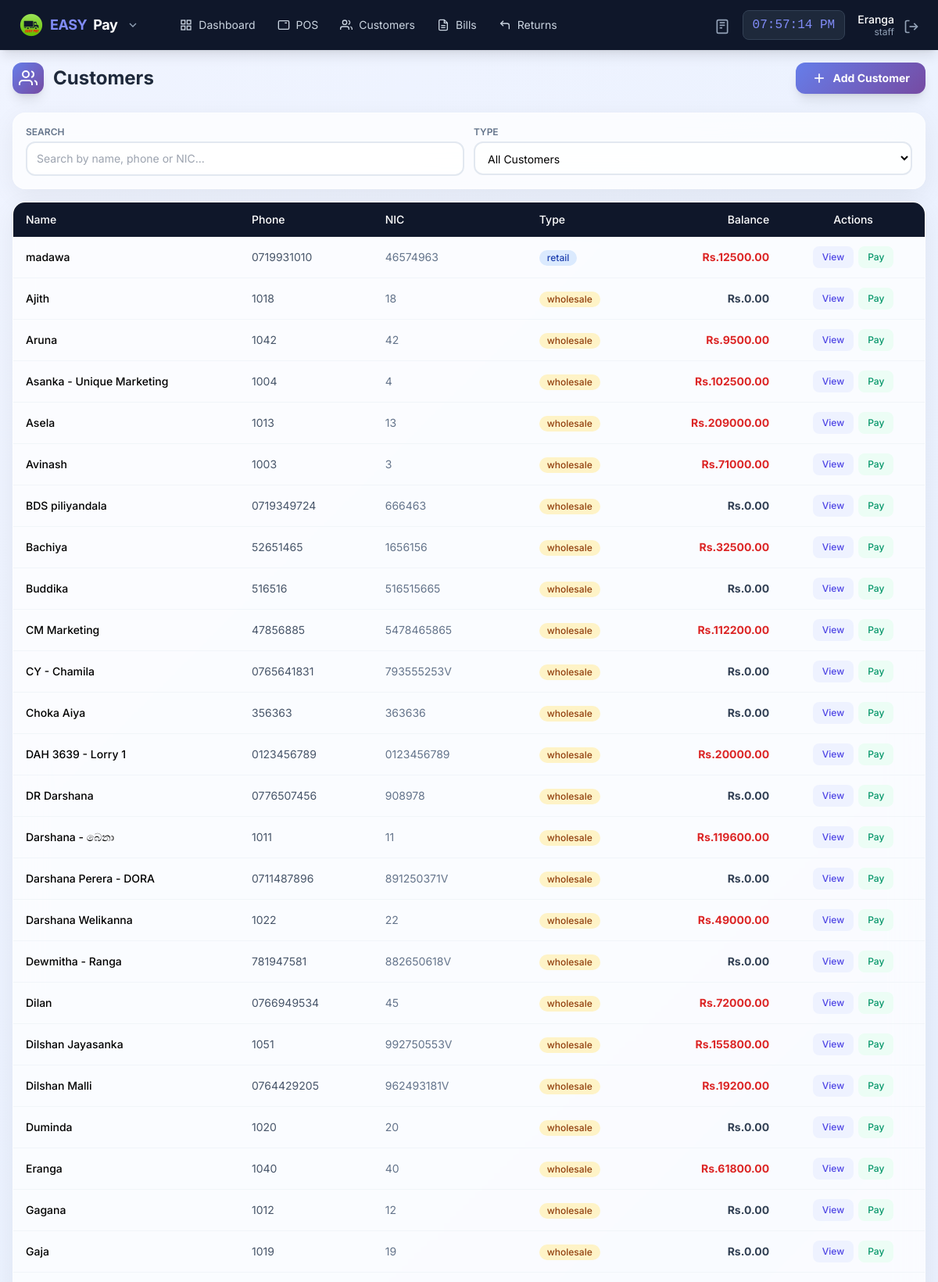
The app's page /customer/list (signed in, upper part) with its own data.
### app/models/user.py (models this page shows, shortened)
class User(UserMixin, db.Model):
    __tablename__ = 'users'
    id = db.Column(db.Integer, primary_key=True)
    username = db.Column(db.String(50), unique=True, nullable=False)
    email = db.Column(db.String(120), unique=True, nullable=False)
    password_hash = db.Column(db.String(255), nullable=False)
    role = db.Column(db.String(20), default='staff')  # owner, manager, staff
    is_active = db.Column(db.Boolean, default=True)
    created_at = db.Column(db.DateTime, default=datetime.now)
    last_login = db.Column(db.DateTime)
    orders = db.relationship('Order', backref='cashier_rel', lazy=True, foreign_keys='Order.user_id')

### app/models/customer.py (models this page shows, shortened)
class Customer(db.Model):
    __tablename__ = 'customers'
    id = db.Column(db.Integer, primary_key=True)
    name = db.Column(db.String(100), nullable=False)
    phone = db.Column(db.String(20), unique=True, nullable=False)
    email = db.Column(db.String(120))
    address = db.Column(db.Text)
    nic = db.Column(db.String(20), unique=True, nullable=False)  # National ID Card - mandatory & unique
    customer_type = db.Column(db.String(20), default='retail')
    balance = db.Column(db.Float, default=0.0)
    total_purchases = db.Column(db.Float, default=0.0)
    total_paid = db.Column(db.Float, default=0.0)
    is_active = db.Column(db.Boolean, default=True)
    notes = db.Column(db.Text)
    created_at = db.Column(db.DateTime, default=datetime.now)
    updated_at = db.Column(db.DateTime, default=datetime.now, onupdate=datetime.now)
    orders = db.relationship('Order', backref='customer_rel', lazy=True)
    payments = db.relationship('Payment', backref='customer_rel', lazy=True)

### app/routes/customer.py (the view)
@customer_bp.route('/list')
@login_required
def list_customers():
    customers = Customer.query.filter_by(is_active=True).order_by(Customer.customer_type, Customer.name).all()
    return render_template('customer/list.html', customers=customers)

### app/models/user.py (called while the page is built)
@login_manager.user_loader
def load_user(user_id):
    return User.query.get(int(user_id))

### app/templates/customer/list.html (shortened to what this page needs)
{% extends "base.html" %}
{% block content %}
<div class="max-w-7xl mx-auto px-2 sm:px-4 py-3 sm:py-4">
    <div class="flex flex-col sm:flex-row justify-between items-start sm:items-center gap-2 sm:gap-3 mb-4 sm:mb-6">
        <h1 class="text-lg sm:text-2xl font-bold text-slate-800 flex items-center gap-2 sm:gap-3">
            <span class="w-8 h-8 sm:w-10 sm:h-10 gradient-indigo rounded-lg sm:rounded-xl flex items-center justify-center shadow-lg flex-shrink-0">
                <svg class="w-4 h-4 sm:w-6 sm:h-6 text-white" viewBox="0 0 24 24" fill="none" stroke="currentColor" stroke-width="2">
                    <path d="M17 21v-2a4 4 0 0 0-4-4H5a4 4 0 0 0-4 4v2"></path>
                    <circle cx="9" cy="7" r="4"></circle>
                    <path d="M23 21v-2a4 4 0 0 0-3-3.87"></path>
                    <path d="M16 3.13a4 4 0 0 1 0 7.75"></path>
                </svg>
            </span>
            <span class="xs:hidden">Customers</span>
        </h1>
        <button onclick="showAddCustomer()" class="gradient-indigo text-white px-3 sm:px-5 py-2 sm:py-2.5 rounded-xl font-bold hover:opacity-90 transition flex items-center gap-1.5 sm:gap-2 shadow-lg text-xs sm:text-sm w-full sm:w-auto justify-center">
            <svg class="w-4 h-4 sm:w-5 sm:h-5" viewBox="0 0 24 24" fill="none" stroke="currentColor" stroke-width="2">
                <line x1="12" y1="5" x2="12" y2="19"></line>
                <line x1="5" y1="12" x2="19" y2="12"></line>
            </svg>
            Add Customer
        </button>
    </div>
    <div class="glass-card rounded-xl sm:rounded-2xl p-3 sm:p-4 mb-3 sm:mb-4">
        <div class="grid grid-cols-1 sm:grid-cols-2 gap-2 sm:gap-3">
            <div>
                <label class="block text-[10px] sm:text-xs font-semibold text-slate-500 uppercase mb-1">Search</label>
                <input type="text" id="custSearch" class="w-full border-2 border-slate-200 rounded-lg sm:rounded-xl px-2 sm:px-3 py-1.5 sm:py-2.5 text-xs sm:text-sm bg-white/80 focus:border-indigo-400 focus:outline-none"
                       placeholder="Search by name, phone or NIC..." onkeyup="filterTable()">
            </div>
            <div>
                <label class="block text-[10px] sm:text-xs font-semibold text-slate-500 uppercase mb-1">Type</label>
                <select id="typeFilter" class="w-full border-2 border-slate-200 rounded-lg sm:rounded-xl px-2 sm:px-3 py-1.5 sm:py-2.5 text-xs sm:text-sm bg-white/80 focus:border-indigo-400 focus:outline-none" onchange="filterTable()">
                    <option value="all">All Customers</option>
                </select>
            </div>
        </div>
    </div>
    <div class="hidden lg:block glass-card rounded-2xl overflow-hidden">
        <div class="overflow-x-auto">
            <table class="w-full text-sm" id="custTable">
                <thead>
                    <tr class="bg-slate-900 text-white">
                        <th class="px-4 py-3 text-left font-medium">Name</th>
                        <th class="px-4 py-3 text-left font-medium">Phone</th>
                        <th class="px-4 py-3 text-left font-medium">NIC</th>
                        <th class="px-4 py-3 text-left font-medium">Type</th>
                        <th class="px-4 py-3 text-right font-medium">Balance</th>
                        <th class="px-4 py-3 text-center font-medium">Actions</th>
                    </tr>
                </thead>
                <tbody class="divide-y divide-slate-100">
                    {% for customer in customers %}
                    <tr class="hover:bg-slate-50 transition customer-row" data-type="{{ customer.customer_type }}">
                        <td class="px-4 py-3 font-medium">{{ customer.name }}</td>
                        <td class="px-4 py-3 text-slate-600">{{ customer.phone }}</td>
                        <td class="px-4 py-3 text-slate-500">{{ customer.nic or '-' }}</td>
                        <td class="px-4 py-3">
                            <span class="inline-flex items-center px-2.5 py-0.5 rounded-full text-xs font-medium {{ 'bg-amber-100 text-amber-800' if customer.customer_type == 'wholesale' else 'bg-blue-100 text-blue-800' }}">
                                {{ customer.customer_type }}
                            </span>
                        </td>
                        <td class="px-4 py-3 text-right font-bold {{ 'text-red-600' if customer.balance > 0 else 'text-slate-700' }}">Rs.{{ "%.2f"|format(customer.balance) }}</td>
                        <td class="px-4 py-3">
                            <div class="flex items-center justify-center gap-1.5">
                                <button onclick="viewCustomer({{ customer.id }})" class="px-3 py-1.5 bg-indigo-50 text-indigo-600 text-xs font-medium rounded-lg hover:bg-indigo-100">View</button>
                                <button onclick="showPayment({{ customer.id }}, '{{ customer.name }}', {{ customer.balance }})" class="px-3 py-1.5 bg-emerald-50 text-emerald-600 text-xs font-medium rounded-lg hover:bg-emerald-100">Pay</button>
                            </div>
                        </td>
                    </tr>
                    {% else %}
                    <tr><td colspan="6" class="px-4 py-8 text-center text-slate-400">No customers found</td></tr>
                    {% endfor %}
                </tbody>
            </table>
        </div>
    </div>
</div>
{% endblock %}

### app/templates/base.html (shortened to what this page needs)
<!DOCTYPE html>
<html lang="en">
<head>
    <script src="https://cdn.tailwindcss.com"></script>
</head>
<body class="bg-slate-100 min-h-screen">
    <nav class="bg-slate-900 text-white shadow-lg fixed top-0 left-0 right-0 z-50">
        <div class="flex justify-between items-center px-4 lg:px-6 h-16">
            <div class="flex items-center gap-6">
                <div class="relative">
                    <button onclick="toggleModeMenu()" class="flex items-center gap-2 text-lg font-bold tracking-tight hover:opacity-80 transition cursor-pointer">
                        <img src="{{ url_for('static', filename='img/easypay-logo.png') }}"
                            alt="EASY PAY"
                            class="w-8 h-8 object-contain">
                        <span class="text-indigo-400">EASY</span>Pay
                        <svg class="w-4 h-4 text-slate-400 ml-1" viewBox="0 0 24 24" fill="none" stroke="currentColor" stroke-width="2">
                            <polyline points="6 9 12 15 18 9"></polyline>
                        </svg>
                    </button>
                </div>
                {% if current_user.is_authenticated %}
                <div class="hidden lg:flex items-center gap-1 ml-4">
                    <a href="{{ url_for('pos.dashboard') }}" class="nav-link px-3 py-2 text-sm text-slate-300 hover:text-white flex items-center gap-2">
                        <svg class="icon-sm" viewBox="0 0 24 24" fill="none" stroke="currentColor" stroke-width="2">
                            <rect x="3" y="3" width="7" height="7"></rect><rect x="14" y="3" width="7" height="7"></rect>
                            <rect x="14" y="14" width="7" height="7"></rect><rect x="3" y="14" width="7" height="7"></rect>
                        </svg>
                        Dashboard
                    </a>
                    <a href="{{ url_for('pos.terminal') }}" class="nav-link px-3 py-2 text-sm text-slate-300 hover:text-white flex items-center gap-2">
                        <svg class="icon-sm" viewBox="0 0 24 24" fill="none" stroke="currentColor" stroke-width="2">
                            <rect x="2" y="4" width="20" height="16" rx="2"></rect>
                            <line x1="6" y1="8" x2="6" y2="8"></line><line x1="10" y1="8" x2="10" y2="8"></line>
                            <line x1="14" y1="8" x2="18" y2="8"></line>
                        </svg>
                        POS
                    </a>
                    <a href="{{ url_for('customer.list_customers') }}" class="nav-link px-3 py-2 text-sm text-slate-300 hover:text-white flex items-center gap-2">
                        <svg class="icon-sm" viewBox="0 0 24 24" fill="none" stroke="currentColor" stroke-width="2">
                            <path d="M17 21v-2a4 4 0 0 0-4-4H5a4 4 0 0 0-4 4v2"></path>
                            <circle cx="9" cy="7" r="4"></circle>
                            <path d="M23 21v-2a4 4 0 0 0-3-3.87"></path>
                            <path d="M16 3.13a4 4 0 0 1 0 7.75"></path>
                        </svg>
                        Customers
                    </a>
                    <a href="{{ url_for('pos.bills') }}" class="nav-link px-3 py-2 text-sm text-slate-300 hover:text-white flex items-center gap-2">
                        <svg class="icon-sm" viewBox="0 0 24 24" fill="none" stroke="currentColor" stroke-width="2">
                            <path d="M14 2H6a2 2 0 0 0-2 2v16a2 2 0 0 0 2 2h12a2 2 0 0 0 2-2V8z"></path>
                            <polyline points="14 2 14 8 20 8"></polyline>
                            <line x1="16" y1="13" x2="8" y2="13"></line><line x1="16" y1="17" x2="8" y2="17"></line>
                        </svg>
                        Bills
                    </a>
                    <a href="{{ url_for('pos.returns') }}" class="nav-link px-3 py-2 text-sm text-slate-300 hover:text-white flex items-center gap-2">
                        <svg class="icon-sm" viewBox="0 0 24 24" fill="none" stroke="currentColor" stroke-width="2">
                            <polyline points="9 14 4 9 9 4"></polyline>
                            <path d="M20 20v-7a4 4 0 0 0-4-4H4"></path>
                        </svg>
                        Returns
                    </a>
                </div>
                {% endif %}
            </div>
            {% if current_user.is_authenticated %}
            <div class="flex items-center gap-4">
                <a href="calc:" class="text-slate-400 hover:text-indigo-400 transition" title="Calculator">
                    <svg class="icon" viewBox="0 0 24 24" fill="none" stroke="currentColor" stroke-width="2">
                        <rect x="4" y="2" width="16" height="20" rx="2"></rect>
                        <line x1="8" y1="6" x2="16" y2="6"></line>
                        <line x1="8" y1="10" x2="16" y2="10"></line>
                        <line x1="8" y1="14" x2="12" y2="14"></line>
                    </svg>
                </a>
                <span id="liveClock" class="hidden sm:block text-base font-mono bg-slate-800 px-3 py-1.5 rounded-lg text-indigo-400 border border-slate-700"></span>
                <div class="flex items-center gap-3">
                    <div class="hidden sm:block text-right">
                        <p class="text-sm font-medium leading-tight">{{ current_user.username|capitalize }}</p>
                        <p class="text-xs text-slate-400 leading-tight">{{ current_user.role }}</p>
                    </div>
                    <a href="{{ url_for('auth.logout') }}" class="text-slate-400 hover:text-red-400 transition" title="Logout">
                        <svg class="icon" viewBox="0 0 24 24" fill="none" stroke="currentColor" stroke-width="2">
                            <path d="M9 21H5a2 2 0 0 1-2-2V5a2 2 0 0 1 2-2h4"></path>
                            <polyline points="16 17 21 12 16 7"></polyline>
                            <line x1="21" y1="12" x2="9" y2="12"></line>
                        </svg>
                    </a>
                </div>
            </div>
            {% endif %}
        </div>
    </nav>
    <div class="pt-16 pb-20 lg:pb-4">
        {% block content %}{% endblock %}
    </div>
</body>
</html>

### app/templates/base.html (style rules this page uses)
body { font-family: 'Inter', system-ui, sans-serif; }
.nav-link { transition: all 0.2s; }
.icon { width: 20px; height: 20px; display: inline-block; vertical-align: middle; }
.icon-sm { width: 16px; height: 16px; }

### app/templates/customer/list.html (style rules this page uses)
body { background: linear-gradient(135deg, #f0f4ff 0%, #e8f0fe 30%, #fdf2f8 70%, #fef3c7 100%); min-height: 100vh; }
.glass-card { background: rgba(255, 255, 255, 0.75); backdrop-filter: blur(20px); -webkit-backdrop-filter: blur(20px); border: 1px solid rgba(255, 255, 255, 0.4); box-shadow: 0 8px 32px rgba(0, 0, 0, 0.06); }
.gradient-indigo { background: linear-gradient(135deg, #667eea 0%, #764ba2 100%); }

### records on screen
User: username "Eranga", role "staff"
Customer: name "madawa", phone "0719931010", nic "46574963", customer_type "retail", balance "12500.00"
Customer: name "Ajith", phone "1018", nic "18", customer_type "wholesale", balance "0.00"
Customer: name "Aruna", phone "1042", nic "42", customer_type "wholesale", balance "9500.00"
Customer: name "Asanka - Unique Marketing", phone "1004", nic "4", customer_type "wholesale", balance "102500.00"
Customer: name "Asela", phone "1013", nic "13", customer_type "wholesale", balance "209000.00"
Customer: name "Avinash", phone "1003", nic "3", customer_type "wholesale", balance "71000.00"
Customer: name "BDS piliyandala", phone "0719349724", nic "666463", customer_type "wholesale", balance "0.00"
Customer: name "Bachiya", phone "52651465", nic "1656156", customer_type "wholesale", balance "32500.00"
Customer: name "Buddika", phone "516516", nic "516515665", customer_type "wholesale", balance "0.00"
Customer: name "CM Marketing", phone "47856885", nic "5478465865", customer_type "wholesale", balance "112200.00"
Customer: name "CY - Chamila", phone "0765641831", nic "793555253V", customer_type "wholesale", balance "0.00"
Customer: name "Choka Aiya", phone "356363", nic "363636", customer_type "wholesale", balance "0.00"
Customer: name "DAH 3639 - Lorry 1", phone "0123456789", nic "0123456789", customer_type "wholesale", balance "20000.00"
Customer: name "DR Darshana", phone "0776507456", nic "908978", customer_type "wholesale", balance "0.00"
Customer: name "Darshana - බෙනා", phone "1011", nic "11", customer_type "wholesale", balance "119600.00"
Customer: name "Darshana Perera - DORA", phone "0711487896", nic "891250371V", customer_type "wholesale", balance "0.00"
Customer: name "Darshana Welikanna", phone "1022", nic "22", customer_type "wholesale", balance "49000.00"
Customer: name "Dewmitha - Ranga", phone "781947581", nic "882650618V", customer_type "wholesale", balance "0.00"
Customer: name "Dilan", phone "0766949534", nic "45", customer_type "wholesale", balance "72000.00"
Customer: name "Dilshan Jayasanka", phone "1051", nic "992750553V", customer_type "wholesale", balance "155800.00"
Customer: name "Dilshan Malli", phone "0764429205", nic "962493181V", customer_type "wholesale", balance "19200.00"
Customer: name "Duminda", phone "1020", nic "20", customer_type "wholesale", balance "0.00"
Customer: name "Eranga", phone "1040", nic "40", customer_type "wholesale", balance "61800.00"
Customer: name "Gagana", phone "1012", nic "12", customer_type "wholesale", balance "0.00"
Customer: name "Gaja", phone "1019", nic "19", customer_type "wholesale", balance "0.00"
